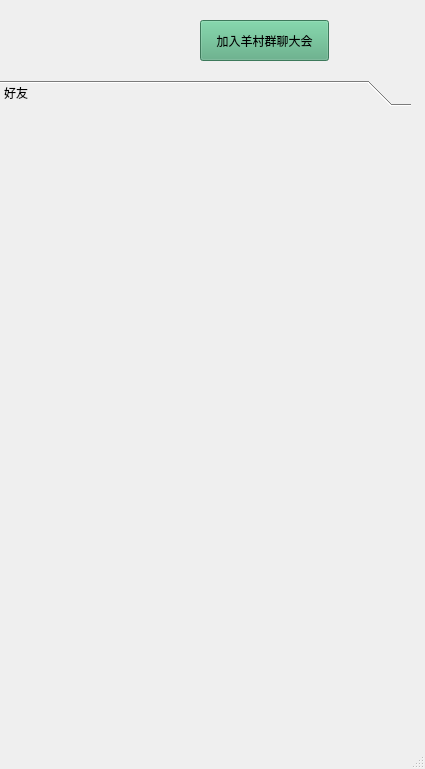
<?xml version="1.0" encoding="UTF-8"?>
<ui version="4.0">
 <class>messageMe</class>
 <widget class="QMainWindow" name="messageMe">
  <property name="geometry">
   <rect>
    <x>0</x>
    <y>0</y>
    <width>425</width>
    <height>769</height>
   </rect>
  </property>
  <property name="windowTitle">
   <string>MainWindow</string>
  </property>
  <property name="styleSheet">
   <string notr="true"/>
  </property>
  <widget class="QWidget" name="centralwidget">
   <widget class="QWidget" name="widget" native="true">
    <property name="geometry">
     <rect>
      <x>0</x>
      <y>0</y>
      <width>431</width>
      <height>721</height>
     </rect>
    </property>
    <widget class="QToolBox" name="toolBox">
     <property name="geometry">
      <rect>
       <x>0</x>
       <y>80</y>
       <width>411</width>
       <height>641</height>
      </rect>
     </property>
     <property name="currentIndex">
      <number>0</number>
     </property>
     <widget class="QWidget" name="page">
      <property name="geometry">
       <rect>
        <x>0</x>
        <y>0</y>
        <width>411</width>
        <height>612</height>
       </rect>
      </property>
      <attribute name="label">
       <string>好友</string>
      </attribute>
      <layout class="QVBoxLayout" name="verticalLayout">
       <item>
        <widget class="QWidget" name="widget_2" native="true">
         <layout class="QVBoxLayout" name="vLayout">
          <property name="leftMargin">
           <number>0</number>
          </property>
          <property name="topMargin">
           <number>0</number>
          </property>
          <property name="rightMargin">
           <number>0</number>
          </property>
          <property name="bottomMargin">
           <number>0</number>
          </property>
         </layout>
        </widget>
       </item>
      </layout>
     </widget>
    </widget>
    <widget class="QPushButton" name="pushButton_3">
     <property name="geometry">
      <rect>
       <x>200</x>
       <y>20</y>
       <width>129</width>
       <height>41</height>
      </rect>
     </property>
     <property name="styleSheet">
      <string notr="true">background-color: rgb(85, 170, 127);</string>
     </property>
     <property name="text">
      <string>加入羊村群聊大会</string>
     </property>
    </widget>
    <widget class="QLabel" name="label">
     <property name="geometry">
      <rect>
       <x>10</x>
       <y>10</y>
       <width>151</width>
       <height>61</height>
      </rect>
     </property>
     <property name="styleSheet">
      <string notr="true">image: url(:/imagesss/a(1)(1).jpg);</string>
     </property>
     <property name="text">
      <string/>
     </property>
    </widget>
   </widget>
  </widget>
  <widget class="QStatusBar" name="statusbar"/>
 </widget>
 <resources/>
 <connections/>
</ui>
